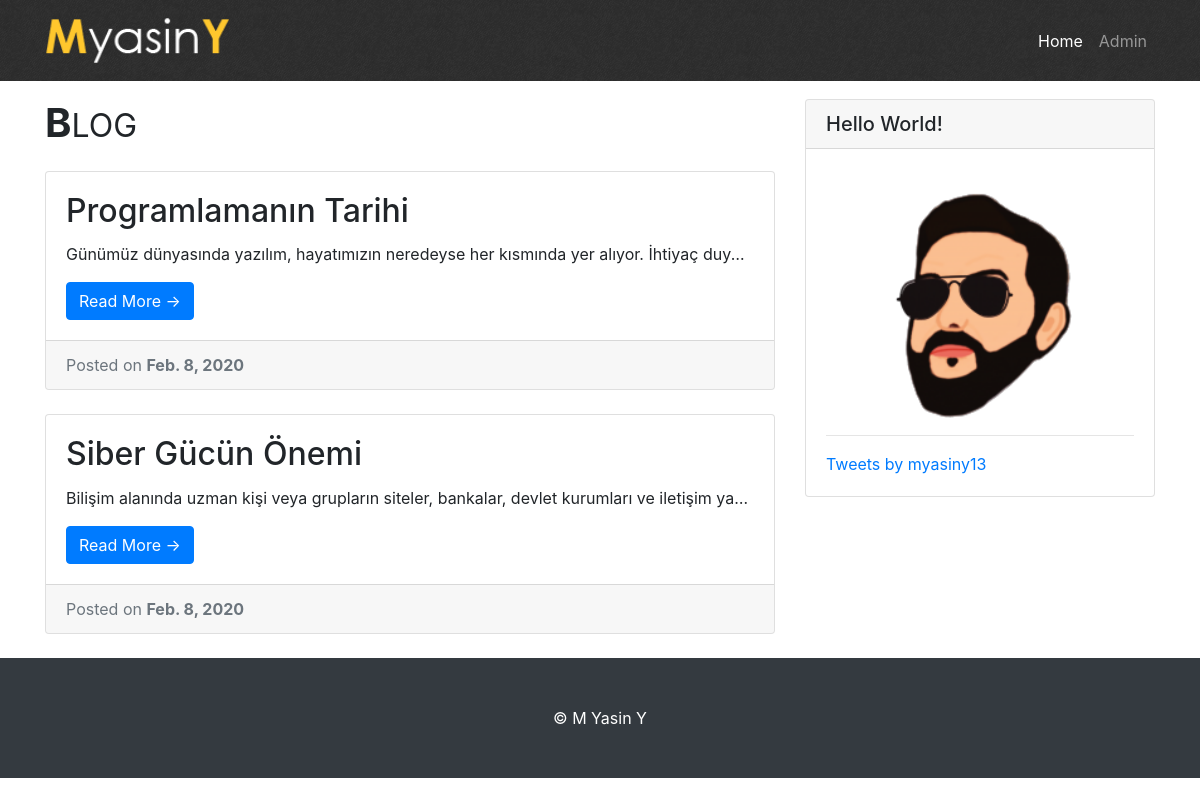
Page /blog/ on the earlier database version.
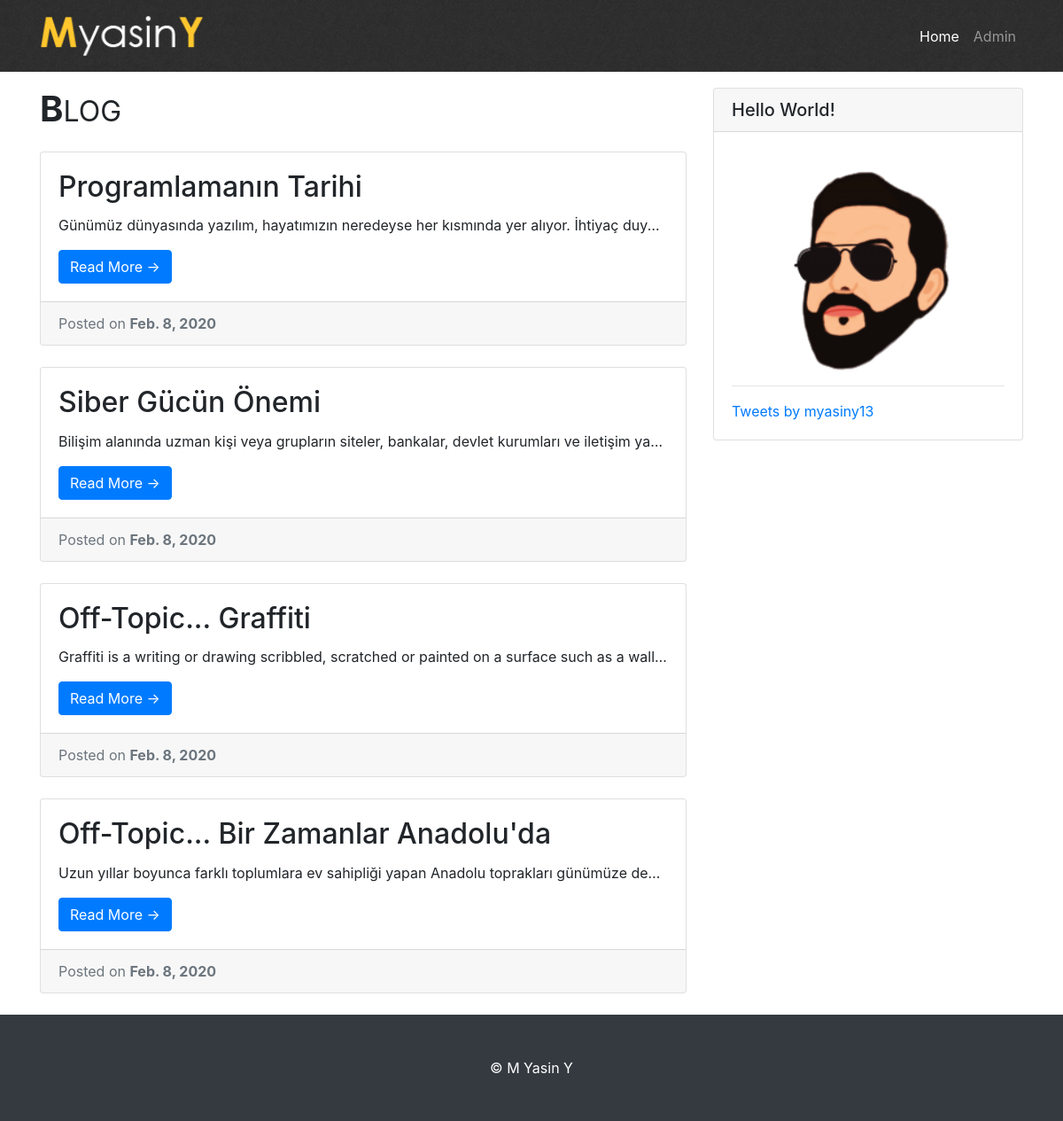
Same page on the later database version.
### myblog/models.py (models this page shows, shortened)
class Post(models.Model):
    title = models.CharField(blank=False, max_length=100)
    body = models.TextField(blank=False)
    date = models.DateField(default=datetime.now)

### myblog/views.py (the view)
# urls.py: path('', views.index, name='index'),
def index(request):
    post = Post.objects.order_by('date')
    page = request.GET.get('page', 1)
    paginator = Paginator(post, 5)
    try:
        post_page = paginator.page(page)
    except PageNotAnInteger:
        post_page = paginator.page(1)
    except EmptyPage:
        post_page = paginator.page(paginator.num_pages)
    return render(request, "index.html", {'result': post_page})

### templates/index.html (shortened to what this page needs)
{% extends 'base.html' %}
{% load static %}
{% block content %}
    {% for post in result %}
        <div class="card mb-4">
            <div class="card-body">
                <h2 class="card-title">{{ post.title }}</h2>
                <p class="card-text ozet">{{ post.body }}</p>
                <a href="{{ post.id }}" class="btn btn-primary">Read More &rarr;</a>
            </div>
            <div class="card-footer text-muted">
                Posted on <b>{{ post.date }}</b>
            </div>
        </div>
    {% endfor %}
{% endblock %}

Differences in the rows shown:
added Post: title "Off-Topic... Graffiti", body "Graffiti is a writing or drawing scribbled, scratched or painted on a surface such as a wall…", date "Feb. 8, 2020"
added Post: title "Off-Topic... Bir Zamanlar Anadolu'da", body "Uzun yıllar boyunca farklı toplumlara ev sahipliği yapan Anadolu toprakları günümüze de…", date "Feb. 8, 2020"
